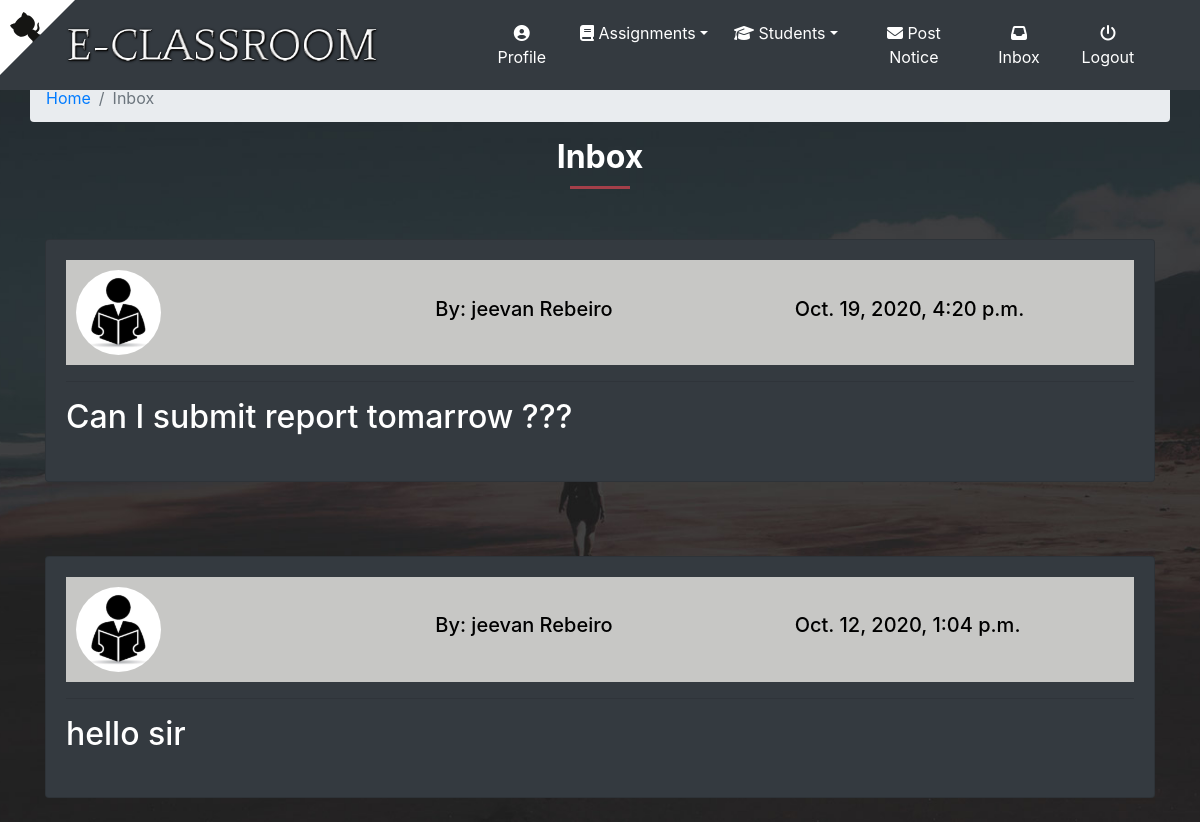
Before: /classroom/teacher/1/messages_list (signed in) with the older database file.
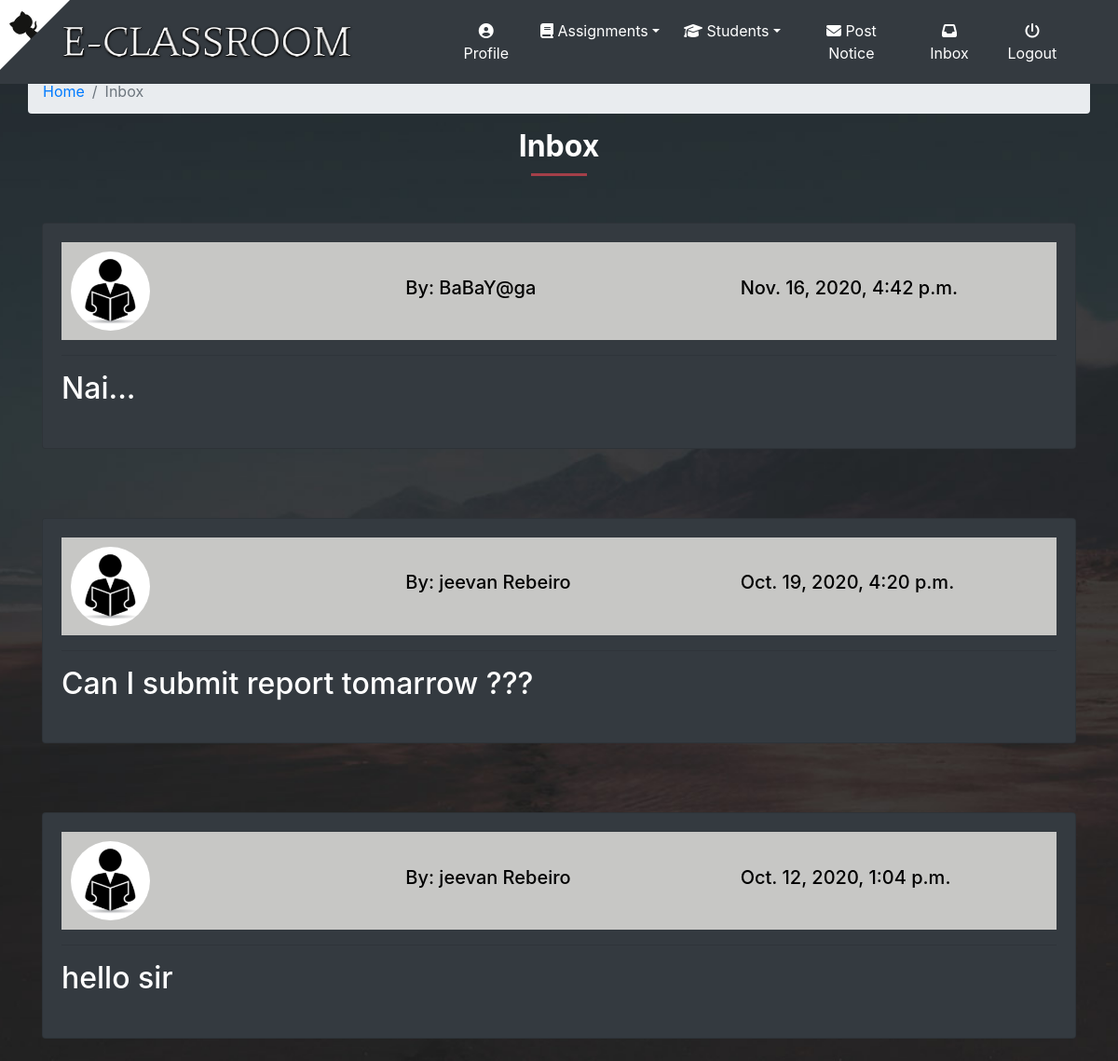
After: the same page with the newer database file.
### classroom/models.py (models this page shows, shortened)
class MessageToTeacher(models.Model):
    student = models.ForeignKey(Student,related_name='student',on_delete=models.CASCADE)
    teacher = models.ForeignKey(Teacher,related_name='messages',on_delete=models.CASCADE)
    created_at = models.DateTimeField(auto_now=True)
    message = models.TextField()
    message_html = models.TextField(editable=False)
    class Meta:
        ordering = ['-created_at']
        unique_together = ['student','message']

class Student(models.Model):
    user = models.OneToOneField(User,on_delete=models.CASCADE,primary_key=True,related_name='Student')
    name=models.CharField(max_length=250)
    roll_no = models.CharField(max_length=50)
    email = models.EmailField(max_length=254)
    phone = models.IntegerField()
    student_profile_pic = models.ImageField(upload_to="classroom/student_profile_pic",blank=True)
    class Meta:
        ordering = ['roll_no']

### classroom/views.py (the view)
@login_required
def messages_list(request,pk):
    teacher = get_object_or_404(models.Teacher,pk=pk)
    return render(request,'classroom/messages_list.html',{'teacher':teacher})

### template/classroom/messages_list.html
{% extends 'classroom/base.html' %}
{% load static %}
{% block content %}
<div class="container ">
		<div class="row">
            <ol class="col-12 breadcrumb">
                <li class="breadcrumb-item"><a href="{% url 'home' %}">Home</a></li>
                <li class="breadcrumb-item active">Inbox</li>
            </ol>
        </div>
       <div class="section-heading">
            <h2>Inbox</h2>
            <div class="line-dec"></div>
          </div>
 {% if teacher.messages.count == 0 %}
  <h2 class=" text-center">No messages yet.</h2>
  {% else %}
  {% for mssg in teacher.messages.all %}
  <div class="notice">
  <div class="row">
    <div class="col-12 col-md-12">
<div class="card card-body bg-dark">
      <div class="notice-details">
        <div class="row align-items-center">
        <div class="col-2">
{% if mssg.student.student_profile_pic %}
        <img src="{{ mssg.student.student_profile_pic.url }}" class="notice-img">
        {% else %}
        <img src="{% static 'images/s_profile.png' %}" class="notice-img">
        {% endif %}
        </div>
<div class="offset-2 col-8">
    <div class="row">
        <div class="col-md-6">
          <h5>By: {{ mssg.student.name }}</h5>
        </div>
        <div class="col-md-6">
          <h5>{{ mssg.created_at }}</h5>
        </div>
        </div>
 </div>
  </div>
        </div>
        <hr>
         <h2 class="text-white">{{ mssg.message_html|safe }}</h2>
        </div>
    </div>
  </div>
  </div>
  <br>
  {% endfor %}
  {% endif %}
</div>
{% endblock %}

Changed rows visible on the page:
added MessageToTeacher: student.name "BaBaY@ga", created_at "Nov. 16, 2020, 4:42 p.m.", message_html "Nai..."
